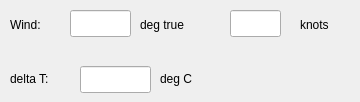
     <widget class="QWidget" name="simTab">
      <attribute name="title">
       <string>sim</string>
      </attribute>
      <widget class="QLabel" name="label_5">
       <property name="geometry">
        <rect>
         <x>10</x>
         <y>16</y>
         <width>51</width>
         <height>17</height>
        </rect>
       </property>
       <property name="text">
        <string>Wind:</string>
       </property>
      </widget>
      <widget class="QLineEdit" name="windDirEdit">
       <property name="geometry">
        <rect>
         <x>70</x>
         <y>10</y>
         <width>61</width>
         <height>27</height>
        </rect>
       </property>
       <property name="alignment">
        <set>Qt::AlignRight|Qt::AlignTrailing|Qt::AlignVCenter</set>
       </property>
      </widget>
      <widget class="QLabel" name="label_6">
       <property name="geometry">
        <rect>
         <x>140</x>
         <y>16</y>
         <width>71</width>
         <height>17</height>
        </rect>
       </property>
       <property name="text">
        <string>deg true</string>
       </property>
      </widget>
      <widget class="QLineEdit" name="windSpeedEdit">
       <property name="geometry">
        <rect>
         <x>230</x>
         <y>10</y>
         <width>51</width>
         <height>27</height>
        </rect>
       </property>
      </widget>
      <widget class="QLabel" name="label_7">
       <property name="geometry">
        <rect>
         <x>300</x>
         <y>16</y>
         <width>51</width>
         <height>17</height>
        </rect>
       </property>
       <property name="text">
        <string>knots</string>
       </property>
      </widget>
      <widget class="QLabel" name="label_8">
       <property name="geometry">
        <rect>
         <x>10</x>
         <y>70</y>
         <width>51</width>
         <height>17</height>
        </rect>
       </property>
       <property name="text">
        <string>delta T:</string>
       </property>
      </widget>
      <widget class="QLineEdit" name="temperatureEdit">
       <property name="geometry">
        <rect>
         <x>80</x>
         <y>66</y>
         <width>71</width>
         <height>27</height>
        </rect>
       </property>
      </widget>
      <widget class="QLabel" name="label_9">
       <property name="geometry">
        <rect>
         <x>160</x>
         <y>70</y>
         <width>51</width>
         <height>17</height>
        </rect>
       </property>
       <property name="text">
        <string>deg C</string>
       </property>
      </widget>
     </widget>
